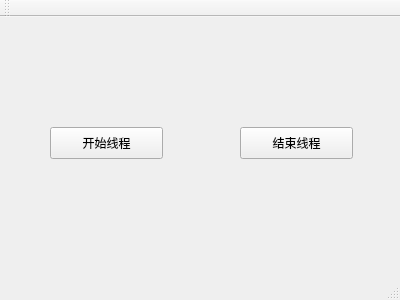
<?xml version="1.0" encoding="UTF-8"?>
<ui version="4.0">
 <class>MainWindow</class>
 <widget class="QMainWindow" name="MainWindow">
  <property name="geometry">
   <rect>
    <x>0</x>
    <y>0</y>
    <width>400</width>
    <height>300</height>
   </rect>
  </property>
  <property name="windowTitle">
   <string>MainWindow</string>
  </property>
  <widget class="QWidget" name="centralWidget">
   <widget class="QPushButton" name="startButton">
    <property name="geometry">
     <rect>
      <x>50</x>
      <y>110</y>
      <width>113</width>
      <height>32</height>
     </rect>
    </property>
    <property name="text">
     <string>开始线程</string>
    </property>
   </widget>
   <widget class="QPushButton" name="stopButton">
    <property name="geometry">
     <rect>
      <x>240</x>
      <y>110</y>
      <width>113</width>
      <height>32</height>
     </rect>
    </property>
    <property name="text">
     <string>结束线程</string>
    </property>
   </widget>
  </widget>
  <widget class="QMenuBar" name="menuBar">
   <property name="geometry">
    <rect>
     <x>0</x>
     <y>0</y>
     <width>400</width>
     <height>22</height>
    </rect>
   </property>
  </widget>
  <widget class="QToolBar" name="mainToolBar">
   <attribute name="toolBarArea">
    <enum>TopToolBarArea</enum>
   </attribute>
   <attribute name="toolBarBreak">
    <bool>false</bool>
   </attribute>
  </widget>
  <widget class="QStatusBar" name="statusBar"/>
 </widget>
 <layoutdefault spacing="6" margin="11"/>
 <resources/>
 <connections/>
</ui>
